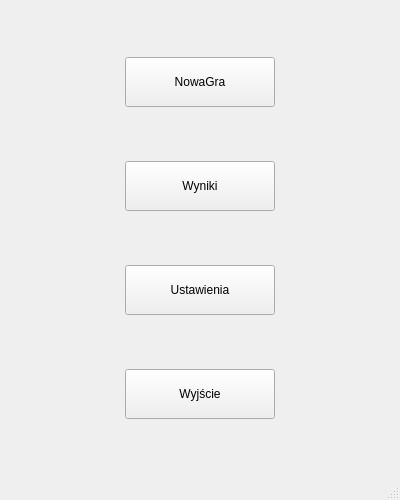
<?xml version="1.0" encoding="UTF-8"?>
<ui version="4.0">
 <class>MainWindow</class>
 <widget class="QMainWindow" name="MainWindow">
  <property name="geometry">
   <rect>
    <x>0</x>
    <y>0</y>
    <width>400</width>
    <height>500</height>
   </rect>
  </property>
  <property name="minimumSize">
   <size>
    <width>400</width>
    <height>500</height>
   </size>
  </property>
  <property name="maximumSize">
   <size>
    <width>400</width>
    <height>500</height>
   </size>
  </property>
  <property name="windowTitle">
   <string>MainWindow</string>
  </property>
  <widget class="QWidget" name="centralwidget">
   <layout class="QHBoxLayout" name="horizontalLayout">
    <item>
     <spacer name="verticalSpacer">
      <property name="orientation">
       <enum>Qt::Vertical</enum>
      </property>
      <property name="sizeHint" stdset="0">
       <size>
        <width>20</width>
        <height>438</height>
       </size>
      </property>
     </spacer>
    </item>
    <item>
     <layout class="QVBoxLayout" name="verticalLayout">
      <item>
       <widget class="QPushButton" name="NowaGra">
        <property name="minimumSize">
         <size>
          <width>150</width>
          <height>50</height>
         </size>
        </property>
        <property name="maximumSize">
         <size>
          <width>150</width>
          <height>50</height>
         </size>
        </property>
        <property name="text">
         <string>NowaGra</string>
        </property>
       </widget>
      </item>
      <item>
       <widget class="QPushButton" name="pushButton_3">
        <property name="minimumSize">
         <size>
          <width>150</width>
          <height>50</height>
         </size>
        </property>
        <property name="maximumSize">
         <size>
          <width>150</width>
          <height>50</height>
         </size>
        </property>
        <property name="text">
         <string>Wyniki</string>
        </property>
       </widget>
      </item>
      <item>
       <widget class="QPushButton" name="Ustawienia">
        <property name="minimumSize">
         <size>
          <width>150</width>
          <height>50</height>
         </size>
        </property>
        <property name="maximumSize">
         <size>
          <width>150</width>
          <height>50</height>
         </size>
        </property>
        <property name="text">
         <string>Ustawienia</string>
        </property>
       </widget>
      </item>
      <item>
       <widget class="QPushButton" name="Wyjscie">
        <property name="minimumSize">
         <size>
          <width>150</width>
          <height>50</height>
         </size>
        </property>
        <property name="maximumSize">
         <size>
          <width>150</width>
          <height>50</height>
         </size>
        </property>
        <property name="text">
         <string>Wyjście</string>
        </property>
       </widget>
      </item>
     </layout>
    </item>
    <item>
     <spacer name="verticalSpacer_2">
      <property name="orientation">
       <enum>Qt::Vertical</enum>
      </property>
      <property name="sizeHint" stdset="0">
       <size>
        <width>20</width>
        <height>438</height>
       </size>
      </property>
     </spacer>
    </item>
   </layout>
  </widget>
  <widget class="QMenuBar" name="menubar">
   <property name="geometry">
    <rect>
     <x>0</x>
     <y>0</y>
     <width>400</width>
     <height>21</height>
    </rect>
   </property>
  </widget>
  <widget class="QStatusBar" name="statusbar"/>
 </widget>
 <resources/>
 <connections/>
</ui>
